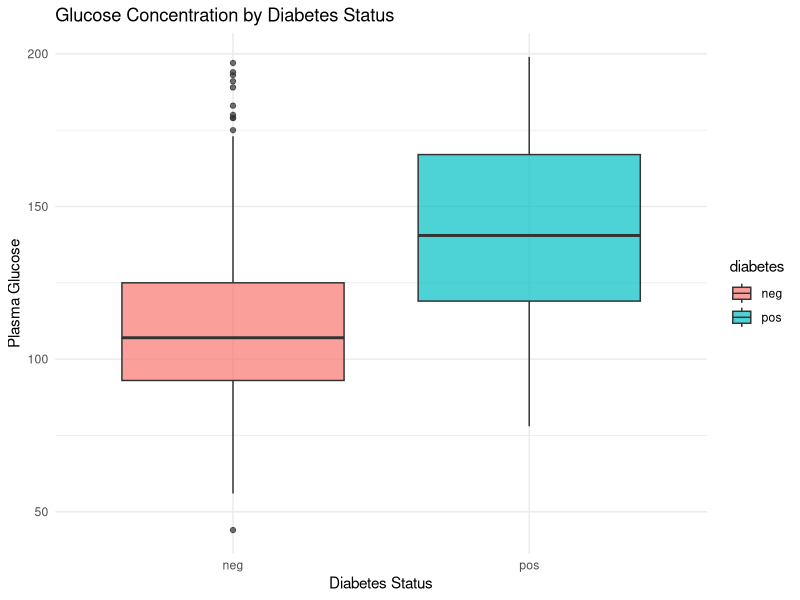
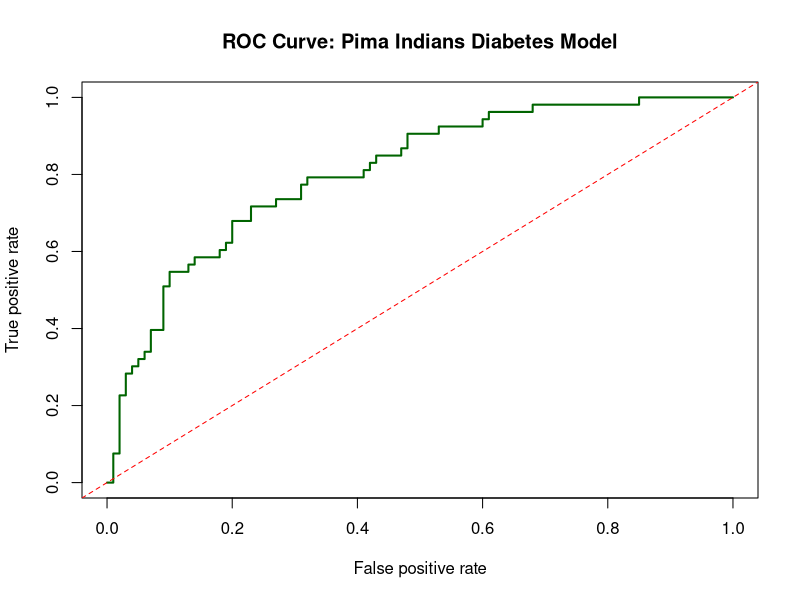

Reproduce these figures in R, in order.
# Load packages
# install.packages("ROCR")
# install.packages("mice")
library(mlbench) # For PimaIndiansDiabetes2
library(tidyverse) # For data transformation & plots
library(caret) # For partitioning & confusion matrix
library(ROCR) # For ROC & AUC calculation
library(mice) # For handling missing values via imputation
library(car) # For VIF and residual plots

# Load the data
data("PimaIndiansDiabetes2")
glimpse(PimaIndiansDiabetes2)

# Count NA values per column
colSums(is.na(PimaIndiansDiabetes2))

# Perform Multiple Imputation by Chained Equations (MICE)
set.seed(123)
imputed_data <- mice(PimaIndiansDiabetes2, m = 1, method = "pmm", printFlag = FALSE)

# Complete the dataset with the imputed values
clean_diabetes <- complete(imputed_data)

# Re-verify that missing values are gone
sum(is.na(clean_diabetes))

# Baseline class distribution
prop.table(table(clean_diabetes$diabetes))

# Visualize Glucose vs. Diabetes
ggplot(clean_diabetes, aes(x = diabetes, y = glucose, fill = diabetes)) +
    geom_boxplot(alpha = 0.7) +
    theme_minimal() +
    labs(title = "Glucose Concentration by Diabetes Status", x = "Diabetes Status", y = "Plasma Glucose")

set.seed(42)

# Stratified split using caret
train_index <- createDataPartition(clean_diabetes$diabetes, p = 0.8, list = FALSE)

train_set <- clean_diabetes[train_index, ]
test_set <- clean_diabetes[-train_index, ]

# Fit generalized linear model
diabetes_model <- glm(diabetes ~ ., data = train_set, family = binomial)

# Review parameters
summary(diabetes_model)

# Check for multicollinearity using VIF
vif(diabetes_model)

#  No VIF values above 5, so multicollinearity is not a concern here.

# Calculate Odds Ratios and 95% Confidence Intervals
exp(cbind(OR = coef(diabetes_model), confint(diabetes_model)))

# Predict probabilities
test_set$prob <- predict(diabetes_model, newdata = test_set, type = "response")

# Convert probabilities to a factor class using a standard 0.5 threshold
test_set$pred_class <- factor(ifelse(test_set$prob > 0.5, "pos", "neg"), levels = c("neg", "pos"))

# Generate the Confusion Matrix
confusionMatrix(test_set$pred_class, test_set$diabetes, positive = "pos")

# Calculate ROC components
pred_obj <- prediction(test_set$prob, test_set$diabetes)
perf_obj <- performance(pred_obj, measure = "tpr", x.measure = "fpr")

# Plot ROC
plot(perf_obj, col = "darkgreen", lwd = 2, main = "ROC Curve: Pima Indians Diabetes Model")
abline(a = 0, b = 1, lty = 2, col = "red") # Random baseline

# Calculate AUC
auc_obj <- performance(pred_obj, measure = "auc")
print(paste("AUC Score:", round(auc_obj@y.values[[1]], 4)))
